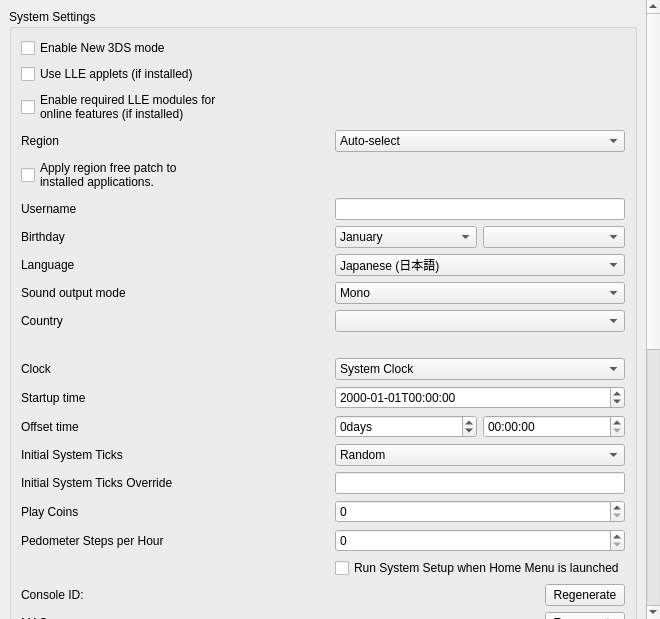
<?xml version="1.0" encoding="UTF-8"?>
<ui version="4.0">
 <class>ConfigureSystem</class>
 <widget class="QWidget" name="ConfigureSystem">
  <property name="geometry">
   <rect>
    <x>0</x>
    <y>0</y>
    <width>653</width>
    <height>619</height>
   </rect>
  </property>
  <layout class="QVBoxLayout" name="verticalLayout_scrollbar">
   <property name="spacing">
    <number>0</number>
   </property>
   <property name="leftMargin">
    <number>0</number>
   </property>
   <property name="topMargin">
    <number>0</number>
   </property>
   <property name="rightMargin">
    <number>0</number>
   </property>
   <property name="bottomMargin">
    <number>0</number>
   </property>
   <item>
    <widget class="QScrollArea" name="scrollArea">
     <property name="minimumSize">
      <size>
       <width>660</width>
       <height>480</height>
      </size>
     </property>
     <property name="frameShape">
      <enum>QFrame::NoFrame</enum>
     </property>
     <property name="lineWidth">
      <number>1</number>
     </property>
     <property name="widgetResizable">
      <bool>true</bool>
     </property>
     <widget class="QWidget" name="scrollAreaWidgetContents">
      <property name="geometry">
       <rect>
        <x>0</x>
        <y>0</y>
        <width>422</width>
        <height>500</height>
       </rect>
      </property>
      <layout class="QHBoxLayout" name="horizontalLayout">
       <item>
        <layout class="QVBoxLayout" name="verticalLayout">
         <item>
          <widget class="QGroupBox" name="group_system_settings">
           <property name="title">
            <string>System Settings</string>
           </property>
           <layout class="QGridLayout" name="gridLayout">
            <item row="0" column="0">
             <widget class="QCheckBox" name="toggle_new_3ds">
              <property name="text">
               <string>Enable New 3DS mode</string>
              </property>
             </widget>
            </item>
            <item row="1" column="0">
             <widget class="QCheckBox" name="toggle_lle_applets">
              <property name="text">
               <string>Use LLE applets (if installed)</string>
              </property>
             </widget>
            </item>
            <item row="2" column="0">
             <widget class="QCheckBox" name="enable_required_online_lle_modules">
              <property name="text">
               <string>Enable required LLE modules for
online features (if installed)</string>
              </property>
              <property name="toolTip">
               <string>Enables the LLE modules needed for online multiplayer, eShop access, etc.</string>
              </property>
             </widget>
            </item>
            <item row="3" column="0">
             <widget class="QLabel" name="region_label">
              <property name="text">
               <string>Region</string>
              </property>
             </widget>
            </item>
            <item row="3" column="1">
             <widget class="QComboBox" name="region_combobox">
              <item>
               <property name="text">
                <string>Auto-select</string>
               </property>
              </item>
              <item>
               <property name="text">
                <string notr="true">JPN</string>
               </property>
              </item>
              <item>
               <property name="text">
                <string notr="true">USA</string>
               </property>
              </item>
              <item>
               <property name="text">
                <string notr="true">EUR</string>
               </property>
              </item>
              <item>
               <property name="text">
                <string notr="true">AUS</string>
               </property>
              </item>
              <item>
               <property name="text">
                <string notr="true">CHN</string>
               </property>
              </item>
              <item>
               <property name="text">
                <string notr="true">KOR</string>
               </property>
              </item>
              <item>
               <property name="text">
                <string notr="true">TWN</string>
               </property>
              </item>
             </widget>
            </item>
            <item row="4" column="0">
             <widget class="QCheckBox" name="apply_region_free_patch">
              <property name="text">
               <string>Apply region free patch to
installed applications.</string>
              </property>
              <property name="toolTip">
               <string>Patches the region of installed applications to be region free, so that they always appear on the home menu.</string>
              </property>
             </widget>
            </item>
            <item row="5" column="1">
             <widget class="QLineEdit" name="edit_username">
              <property name="sizePolicy">
               <sizepolicy hsizetype="Preferred" vsizetype="Fixed">
                <horstretch>0</horstretch>
                <verstretch>0</verstretch>
               </sizepolicy>
              </property>
              <property name="maxLength">
               <number>10</number>
              </property>
             </widget>
            </item>
            <item row="5" column="0">
             <widget class="QLabel" name="label_username">
              <property name="text">
               <string>Username</string>
              </property>
             </widget>
            </item>
            <item row="6" column="0">
             <widget class="QLabel" name="label_birthday">
              <property name="text">
               <string>Birthday</string>
              </property>
             </widget>
            </item>
            <item row="6" column="1">
             <layout class="QHBoxLayout" name="horizontalLayout_birthday2">
              <item>
               <widget class="QComboBox" name="combo_birthmonth">
                <item>
                 <property name="text">
                  <string>January</string>
                 </property>
                </item>
                <item>
                 <property name="text">
                  <string>February</string>
                 </property>
                </item>
                <item>
                 <property name="text">
                  <string>March</string>
                 </property>
                </item>
                <item>
                 <property name="text">
                  <string>April</string>
                 </property>
                </item>
                <item>
                 <property name="text">
                  <string>May</string>
                 </property>
                </item>
                <item>
                 <property name="text">
                  <string>June</string>
                 </property>
                </item>
                <item>
                 <property name="text">
                  <string>July</string>
                 </property>
                </item>
                <item>
                 <property name="text">
                  <string>August</string>
                 </property>
                </item>
                <item>
                 <property name="text">
                  <string>September</string>
                 </property>
                </item>
                <item>
                 <property name="text">
                  <string>October</string>
                 </property>
                </item>
                <item>
                 <property name="text">
                  <string>November</string>
                 </property>
                </item>
                <item>
                 <property name="text">
                  <string>December</string>
                 </property>
                </item>
               </widget>
              </item>
              <item>
               <widget class="QComboBox" name="combo_birthday"/>
              </item>
             </layout>
            </item>
            <item row="7" column="0">
             <widget class="QLabel" name="label_language">
              <property name="text">
               <string>Language</string>
              </property>
             </widget>
            </item>
            <item row="7" column="1">
             <widget class="QComboBox" name="combo_language">
              <property name="toolTip">
               <string>Note: this can be overridden when region setting is auto-select</string>
              </property>
              <item>
               <property name="text">
                <string>Japanese (日本語)</string>
               </property>
              </item>
              <item>
               <property name="text">
                <string>English</string>
               </property>
              </item>
              <item>
               <property name="text">
                <string>French (français)</string>
               </property>
              </item>
              <item>
               <property name="text">
                <string>German (Deutsch)</string>
               </property>
              </item>
              <item>
               <property name="text">
                <string>Italian (italiano)</string>
               </property>
              </item>
              <item>
               <property name="text">
                <string>Spanish (español)</string>
               </property>
              </item>
              <item>
               <property name="text">
                <string>Simplified Chinese (简体中文)</string>
               </property>
              </item>
              <item>
               <property name="text">
                <string>Korean (한국어)</string>
               </property>
              </item>
              <item>
               <property name="text">
                <string>Dutch (Nederlands)</string>
               </property>
              </item>
              <item>
               <property name="text">
                <string>Portuguese (português)</string>
               </property>
              </item>
              <item>
               <property name="text">
                <string>Russian (Русский)</string>
               </property>
              </item>
              <item>
               <property name="text">
                <string>Traditional Chinese (正體中文)</string>
               </property>
              </item>
             </widget>
            </item>
            <item row="8" column="0">
             <widget class="QLabel" name="label_sound">
              <property name="text">
               <string>Sound output mode</string>
              </property>
             </widget>
            </item>
            <item row="8" column="1">
             <widget class="QComboBox" name="combo_sound">
              <item>
               <property name="text">
                <string>Mono</string>
               </property>
              </item>
              <item>
               <property name="text">
                <string>Stereo</string>
               </property>
              </item>
              <item>
               <property name="text">
                <string>Surround</string>
               </property>
              </item>
             </widget>
            </item>
            <item row="9" column="0">
             <widget class="QLabel" name="label_country">
              <property name="text">
               <string>Country</string>
              </property>
             </widget>
            </item>
            <item row="9" column="1">
             <widget class="QComboBox" name="combo_country"/>
            </item>
            <item row="10" column="1">
             <widget class="QLabel" name="label_country_invalid">
              <property name="text">
               <string/>
              </property>
             </widget>
            </item>
            <item row="11" column="0">
             <widget class="QLabel" name="label_init_clock">
              <property name="text">
               <string>Clock</string>
              </property>
             </widget>
            </item>
            <item row="11" column="1">
             <widget class="QComboBox" name="combo_init_clock">
              <item>
               <property name="text">
                <string>System Clock</string>
               </property>
              </item>
              <item>
               <property name="text">
                <string>Fixed Time</string>
               </property>
              </item>
             </widget>
            </item>
            <item row="12" column="0">
             <widget class="QLabel" name="label_init_time">
              <property name="text">
               <string>Startup time</string>
              </property>
             </widget>
            </item>
            <item row="12" column="1">
             <widget class="QDateTimeEdit" name="edit_init_time">
              <property name="displayFormat">
               <string notr="true">yyyy-MM-ddTHH:mm:ss</string>
              </property>
             </widget>
            </item>
            <item row="13" column="0">
             <widget class="QLabel" name="label_init_time_offset">
              <property name="text">
               <string>Offset time</string>
              </property>
             </widget>
            </item>
            <item row="13" column="1">
             <layout class="QGridLayout" name="edit_init_time_offset_grid">
              <item row="0" column="0">
               <widget class="QSpinBox" name="edit_init_time_offset_days">
                <property name="suffix">
                 <string>days</string>
                </property>
                <property name="minimum">
                 <number>-2147483648</number>
                </property>
                <property name="maximum">
                 <number>2147483647</number>
                </property>
               </widget>
              </item>
              <item row="0" column="1">
               <widget class="QTimeEdit" name="edit_init_time_offset_time">
                <property name="displayFormat">
                 <string notr="true">HH:mm:ss</string>
                </property>
               </widget>
              </item>
             </layout>
            </item>
            <item row="14" column="0">
             <widget class="QLabel" name="label_init_ticks_type">
              <property name="text">
               <string>Initial System Ticks</string>
              </property>
             </widget>
            </item>
            <item row="14" column="1">
             <widget class="QComboBox" name="combo_init_ticks_type">
              <item>
               <property name="text">
                <string>Random</string>
               </property>
              </item>
              <item>
               <property name="text">
                <string>Fixed</string>
               </property>
              </item>
             </widget>
            </item>
            <item row="15" column="0">
             <widget class="QLabel" name="label_init_ticks_value">
              <property name="text">
               <string>Initial System Ticks Override</string>
              </property>
             </widget>
            </item>
            <item row="15" column="1">
             <widget class="QLineEdit" name="edit_init_ticks_value">
              <property name="sizePolicy">
               <sizepolicy hsizetype="Preferred" vsizetype="Fixed">
                <horstretch>0</horstretch>
                <verstretch>0</verstretch>
               </sizepolicy>
              </property>
              <property name="maxLength">
               <number>20</number>
              </property>
             </widget>
            </item>
            <item row="16" column="0">
             <widget class="QLabel" name="label_play_coins">
              <property name="text">
               <string>Play Coins</string>
              </property>
             </widget>
            </item>
            <item row="16" column="1">
             <widget class="QSpinBox" name="spinBox_play_coins">
              <property name="maximum">
               <number>300</number>
              </property>
             </widget>
            </item>
            <item row="17" column="0">
              <widget class="QLabel" name="label_steps_per_hour">
                <property name="toolTip">
                 <string>&lt;html&gt;&lt;head/&gt;&lt;body&gt;&lt;p&gt;Number of steps per hour reported by the pedometer. Range from 0 to 65,535.&lt;/p&gt;&lt;/body&gt;&lt;/html&gt;</string>
                </property>
                <property name="text">
                  <string>Pedometer Steps per Hour</string>
                </property>
              </widget>
            </item>
            <item row="17" column="1">
              <widget class="QSpinBox" name="spinBox_steps_per_hour">
                <property name="maximum">
                  <number>9999</number>
                </property>
              </widget>
            </item>
            <item row="18" column="1">
             <widget class="QCheckBox" name="toggle_system_setup">
              <property name="text">
               <string>Run System Setup when Home Menu is launched</string>
              </property>
             </widget>
            </item>
            <item row="19" column="0">
             <widget class="QLabel" name="label_console_id">
              <property name="text">
               <string>Console ID:</string>
              </property>
             </widget>
            </item>
            <item row="19" column="1">
             <widget class="QPushButton" name="button_regenerate_console_id">
              <property name="sizePolicy">
               <sizepolicy hsizetype="Fixed" vsizetype="Fixed">
                <horstretch>0</horstretch>
                <verstretch>0</verstretch>
               </sizepolicy>
              </property>
              <property name="layoutDirection">
               <enum>Qt::RightToLeft</enum>
              </property>
              <property name="text">
               <string>Regenerate</string>
              </property>
             </widget>
            </item>
            <item row="20" column="0">
              <widget class="QLabel" name="label_mac">
                <property name="text">
                  <string>MAC:</string>
                </property>
              </widget>
            </item>
            <item row="20" column="1">
              <widget class="QPushButton" name="button_regenerate_mac">
                <property name="sizePolicy">
                  <sizepolicy hsizetype="Fixed" vsizetype="Fixed">
                    <horstretch>0</horstretch>
                    <verstretch>0</verstretch>
                  </sizepolicy>
                </property>
                <property name="layoutDirection">
                  <enum>Qt::RightToLeft</enum>
                </property>
                <property name="text">
                  <string>Regenerate</string>
                </property>
              </widget>
            </item>
            <item row="21" column="0">
             <widget class="QLabel" name="label_plugin_loader">
              <property name="text">
               <string>3GX Plugin Loader</string>
              </property>
             </widget>
            </item>
            <item row="21" column="1">
             <widget class="QCheckBox" name="plugin_loader">
              <property name="text">
               <string>Enable 3GX plugin loader</string>
              </property>
             </widget>
            </item>
            <item row="22" column="1">
             <widget class="QCheckBox" name="allow_plugin_loader">
              <property name="text">
               <string>Allow applications to change plugin loader state</string>
              </property>
             </widget>
            </item>
            <item row="23" column="0" colspan="2">
             <widget class="QCheckBox" name="notify_guest_on_shutdown">
              <property name="text">
               <string>Let the application save before stopping</string>
              </property>
              <property name="toolTip">
               <string>&lt;html&gt;&lt;head/&gt;&lt;body&gt;&lt;p&gt;Let the application save before stopping&lt;/p&gt;&lt;p&gt;Asks the application to save and exit when emulation is stopped, as a real console does on power-off. Titles that keep their save in memory and only write it periodically, such as Virtual Console games, lose progress without this. Stopping takes up to a few seconds longer.&lt;/p&gt;&lt;/body&gt;&lt;/html&gt;</string>
              </property>
             </widget>
            </item>
           </layout>
          </widget>
         </item>
         <item>
          <widget class="QGroupBox" name="group_real_console_unique_data">
           <property name="title">
            <string>Real Console Unique Data</string>
           </property>
           <layout class="QGridLayout" name="gridLayout1">
            <item row="0" column="0" colspan="2">
             <widget class="QGroupBox" name="group_real_console_unique_data_core">
               <layout class="QGridLayout" name="gridLayout2">
                <item row="0" column="0" colspan="2">
                 <widget class="QWidget" name="linked_console">
                  <layout class="QHBoxLayout" name="horizontalLayout_linked_console">
                   <item>
                    <widget class="QLabel" name="label_linked_console">
                     <property name="text">
                       <string>Your real console is linked to Azahar.</string>
                     </property>
                    </widget>
                   </item>
                   <item>
                    <widget class="QPushButton" name="button_unlink_console">
                     <property name="sizePolicy">
                      <sizepolicy hsizetype="Fixed" vsizetype="Fixed">
                       <horstretch>0</horstretch>
                       <verstretch>0</verstretch>
                      </sizepolicy>
                     </property>
                     <property name="layoutDirection">
                      <enum>Qt::RightToLeft</enum>
                     </property>
                     <property name="text">
                      <string>Unlink</string>
                     </property>
                    </widget>
                   </item>
                  </layout>
                 </widget>
                </item>
                <item row="1" column="0">
                 <widget class="QLabel" name="label_otp">
                  <property name="text">
                   <string notr="true">OTP</string>
                  </property>
                 </widget>
                </item>
                <item row="1" column="1">
                 <widget class="QWidget" name="otp">
                  <layout class="QHBoxLayout" name="horizontalLayout_otp">
                   <item>
                    <widget class="QLabel" name="label_otp_status">
                     <property name="text">
                      <string/>
                     </property>
                    </widget>
                   </item>
                   <item>
                    <widget class="QPushButton" name="button_otp">
                     <property name="sizePolicy">
                      <sizepolicy hsizetype="Fixed" vsizetype="Fixed">
                       <horstretch>0</horstretch>
                       <verstretch>0</verstretch>
                      </sizepolicy>
                     </property>
                     <property name="layoutDirection">
                      <enum>Qt::RightToLeft</enum>
                     </property>
                     <property name="text">
                      <string>Choose</string>
                     </property>
                    </widget>
                   </item>
                  </layout>
                 </widget>
                </item>
                <item row="2" column="0">
                 <widget class="QLabel" name="label_secure_info">
                  <property name="text">
                   <string notr="true">SecureInfo_A/B</string>
                  </property>
                 </widget>
                </item>
                <item row="2" column="1">
                 <widget class="QWidget" name="secure_info">
                  <layout class="QHBoxLayout" name="horizontalLayout_secure_info">
                   <item>
                    <widget class="QLabel" name="label_secure_info_status">
                     <property name="text">
                      <string/>
                     </property>
                    </widget>
                   </item>
                   <item>
                    <widget class="QPushButton" name="button_secure_info">
                     <property name="sizePolicy">
                      <sizepolicy hsizetype="Fixed" vsizetype="Fixed">
                       <horstretch>0</horstretch>
                       <verstretch>0</verstretch>
                      </sizepolicy>
                     </property>
                     <property name="layoutDirection">
                      <enum>Qt::RightToLeft</enum>
                     </property>
                     <property name="text">
                      <string>Choose</string>
                     </property>
                    </widget>
                   </item>
                  </layout>
                 </widget>
                </item>
                <item row="3" column="0">
                 <widget class="QLabel" name="label_friend_code_seed">
                  <property name="text">
                   <string notr="true">LocalFriendCodeSeed_A/B</string>
                  </property>
                 </widget>
                </item>
                <item row="3" column="1">
                 <widget class="QWidget" name="friend_code_seed">
                  <layout class="QHBoxLayout" name="horizontalLayout_friend_code_seed">
                   <item>
                    <widget class="QLabel" name="label_friend_code_seed_status">
                     <property name="text">
                      <string/>
                     </property>
                    </widget>
                   </item>
                   <item>
                    <widget class="QPushButton" name="button_friend_code_seed">
                     <property name="sizePolicy">
                      <sizepolicy hsizetype="Fixed" vsizetype="Fixed">
                       <horstretch>0</horstretch>
                       <verstretch>0</verstretch>
                      </sizepolicy>
                     </property>
                     <property name="layoutDirection">
                      <enum>Qt::RightToLeft</enum>
                     </property>
                     <property name="text">
                      <string>Choose</string>
                     </property>
                    </widget>
                   </item>
                  </layout>
                 </widget>
                </item>
               </layout>
             </widget>
            </item>
            <item row="1" column="0">
             <widget class="QLabel" name="label_movable">
              <property name="text">
               <string notr="true">movable.sed</string>
              </property>
             </widget>
            </item>
            <item row="1" column="1">
             <widget class="QWidget" name="movable">
              <layout class="QHBoxLayout" name="horizontalLayout_movable">
               <item>
                <widget class="QLabel" name="label_movable_status">
                 <property name="text">
                  <string/>
                 </property>
                </widget>
               </item>
               <item>
                <widget class="QPushButton" name="button_movable">
                 <property name="sizePolicy">
                  <sizepolicy hsizetype="Fixed" vsizetype="Fixed">
                   <horstretch>0</horstretch>
                   <verstretch>0</verstretch>
                  </sizepolicy>
                 </property>
                 <property name="layoutDirection">
                  <enum>Qt::RightToLeft</enum>
                 </property>
                 <property name="text">
                  <string>Choose</string>
                 </property>
                </widget>
               </item>
              </layout>
             </widget>
            </item>
           </layout>
          </widget>
         </item>
         <item>
          <widget class="QLabel" name="label_disable_info">
           <property name="text">
            <string>System settings are unavailable when a 3DS application is running.</string>
           </property>
           <property name="wordWrap">
            <bool>true</bool>
           </property>
          </widget>
         </item>
         <item>
          <spacer name="verticalSpacer">
           <property name="orientation">
            <enum>Qt::Vertical</enum>
           </property>
           <property name="sizeHint" stdset="0">
            <size>
             <width>20</width>
             <height>40</height>
            </size>
           </property>
          </spacer>
         </item>
        </layout>
       </item>
      </layout>
     </widget>
    </widget>
   </item>
  </layout>
 </widget>
 <tabstops>
  <tabstop>toggle_new_3ds</tabstop>
  <tabstop>edit_username</tabstop>
  <tabstop>combo_birthmonth</tabstop>
  <tabstop>combo_birthday</tabstop>
  <tabstop>combo_language</tabstop>
  <tabstop>combo_sound</tabstop>
  <tabstop>combo_country</tabstop>
  <tabstop>combo_init_clock</tabstop>
  <tabstop>edit_init_time</tabstop>
  <tabstop>spinBox_play_coins</tabstop>
  <tabstop>spinBox_steps_per_hour</tabstop>
  <tabstop>button_regenerate_console_id</tabstop>
  <tabstop>button_regenerate_mac</tabstop>
 </tabstops>
 <resources/>
 <connections/>
</ui>
